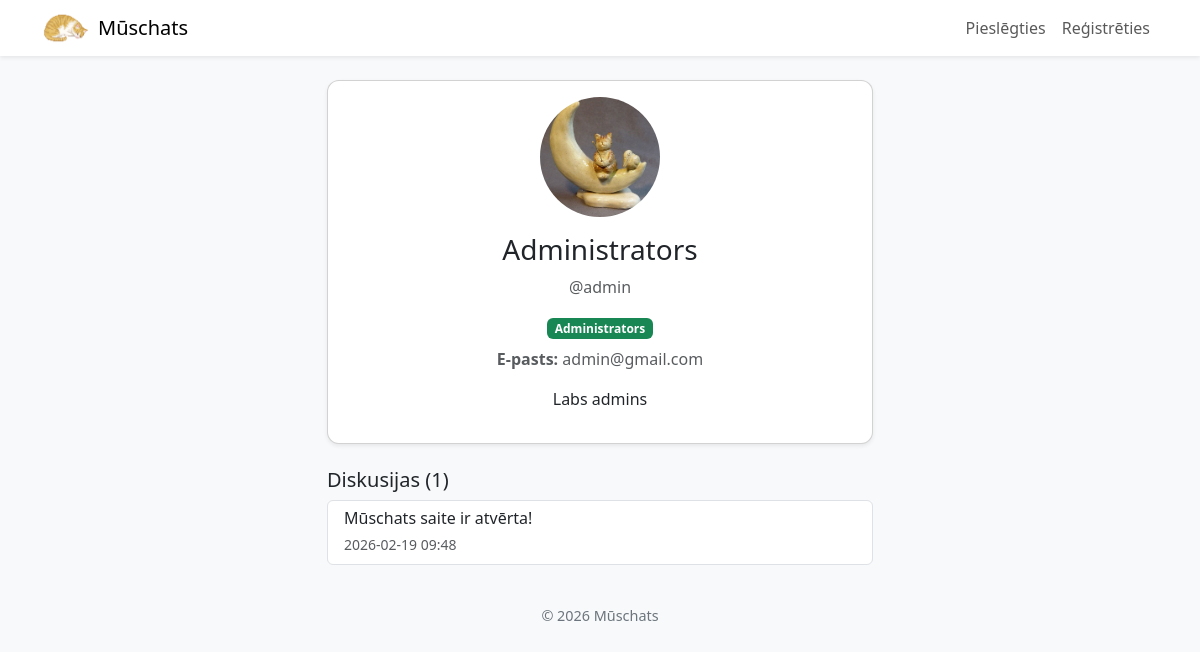
Page /profils/admin on the committed database.
### app.py (models this page shows)
class Lietotaji(db.Model):
    id = db.Column(db.Integer, primary_key=True)
    lietotajvards = db.Column(db.String(80), unique=True, nullable=False)
    parole = db.Column(db.String(255), nullable=False)
    vards = db.Column(db.String(80), nullable=False)
    uzvards = db.Column(db.String(80), nullable=False)
    loma = db.Column(db.String(80), nullable=False)
    konta_bilde = db.Column(db.String(255), nullable=True)
    bio = db.Column(db.Text, nullable=True)
    epasts = db.Column(db.String(120), nullable=False, unique=True)
    ir_apstiprinats = db.Column(db.Boolean, default=True)

class Diskusijas(db.Model):
    id = db.Column(db.Integer, primary_key=True)
    virsraksts = db.Column(db.String(200), nullable=False)
    saturs = db.Column(db.Text, nullable=False)
    lietotaja_id = db.Column(db.Integer, db.ForeignKey('lietotaji.id'), nullable=False)
    datums = db.Column(db.DateTime, default=datetime.utcnow)
    ir_redigets = db.Column(db.Boolean, default=False)
    redigets_datums = db.Column(db.DateTime, nullable=True)
    komentari = db.relationship('Komentari', backref='diskusija', lazy=True, cascade='all, delete-orphan')
    lietotajs = db.relationship('Lietotaji', backref='diskusijas')

### app.py (the view)
@app.route('/profils/<lietotaja_vards>')
def profils(lietotaja_vards):
    lietotajs = Lietotaji.query.filter_by(lietotajvards=lietotaja_vards).first_or_404()
    return render_template('profils.html', lietotajs=lietotajs)

### app.py (called while the page is built)
@app.context_processor
def inject_common():
    return {
        'ir_piesledzis': 'lietotajvards' in session,
        'current_year': datetime.utcnow().year
    }

### templates/profils.html (shortened to what this page needs)
{% extends "layout.html" %}
{% block content %}
<div class="row justify-content-center">
    <div class="col-12 col-lg-6">
        <div class="card shadow-sm">
            <div class="card-body text-center">
                {% if lietotajs.konta_bilde %}
                    <img src="{{ url_for('static', filename='uploads/' + lietotajs.konta_bilde) }}" alt="Profile" class="rounded-circle mb-3" style="width: 120px; height: 120px; object-fit: cover;">
                {% else %}
                    <div class="rounded-circle bg-secondary mx-auto mb-3 d-flex align-items-center justify-content-center" style="width: 120px; height: 120px; color: white; font-weight: bold; font-size: 48px;">{{ lietotajs.vards[0] }}</div>
                {% endif %}
                                <h3>{{ lietotajs.vards }} {{ lietotajs.uzvards }}</h3>
                                <p class="text-muted">@{{ lietotajs.lietotajvards }}</p>
                                {% if lietotajs.loma == 'Administrators' %}
                                    <span class="badge bg-success mb-2">Administrators</span>
                                {% elif lietotajs.loma == 'Skolotajs' %}
                                    <span class="badge bg-warning text-dark mb-2">Skolotājs</span>
                                {% elif lietotajs.loma == 'Skolens' %}
                                    <span class="badge bg-primary mb-2">Skolēns</span>
                                {% elif lietotajs.loma == 'Vecaks' %}
                                    <span class="badge bg-info text-dark mb-2">Vecāks</span
                                {% endif %}
                                <p class="text-muted"><strong>E-pasts:</strong> {{ lietotajs.epasts }}</p>
                {% if lietotajs.bio %}
                    <p class="mt-3">{{ lietotajs.bio }}</p>
                {% else %}
                    <p class="text-muted mt-3"><em>Šim lietotājam nav biogrāfijas.</em></p>
                {% endif %}
            </div>
        </div>
        <div class="mt-4">
            <h5>Diskusijas ({{ lietotajs.diskusijas|length }})</h5>
            {% if lietotajs.diskusijas %}
                <div class="list-group">
                    {% for d in lietotajs.diskusijas %}
                        <a href="{{ url_for('diskusija', diskusijas_id=d.id) }}" class="list-group-item list-group-item-action">
                            <h6 class="mb-1">{{ d.virsraksts }}</h6>
                            <small class="text-muted">{{ d.datums.strftime('%Y-%m-%d %H:%M') }}</small>
                        </a>
                    {% endfor %}
                </div>
            {% else %}
                <p class="text-muted">Šis lietotājs nav izveidojis nevienu diskusiju.</p>
            {% endif %}
        </div>
    </div>
</div>
{% endblock %}

### templates/layout.html (style rules this page uses)
body { background: #f8f9fa; }
.card { border-radius: .75rem; }

### rows in the picture
Lietotaji: konta_bilde (picture), vards "Administrators", lietotajvards "admin", epasts "admin@gmail.com", bio "Labs admins"
Diskusijas: virsraksts "Mūschats saite ir atvērta!", datums "2026-02-19 09:48"

### other values in the picture
{{ lietotajs.diskusijas|length }} "1"
